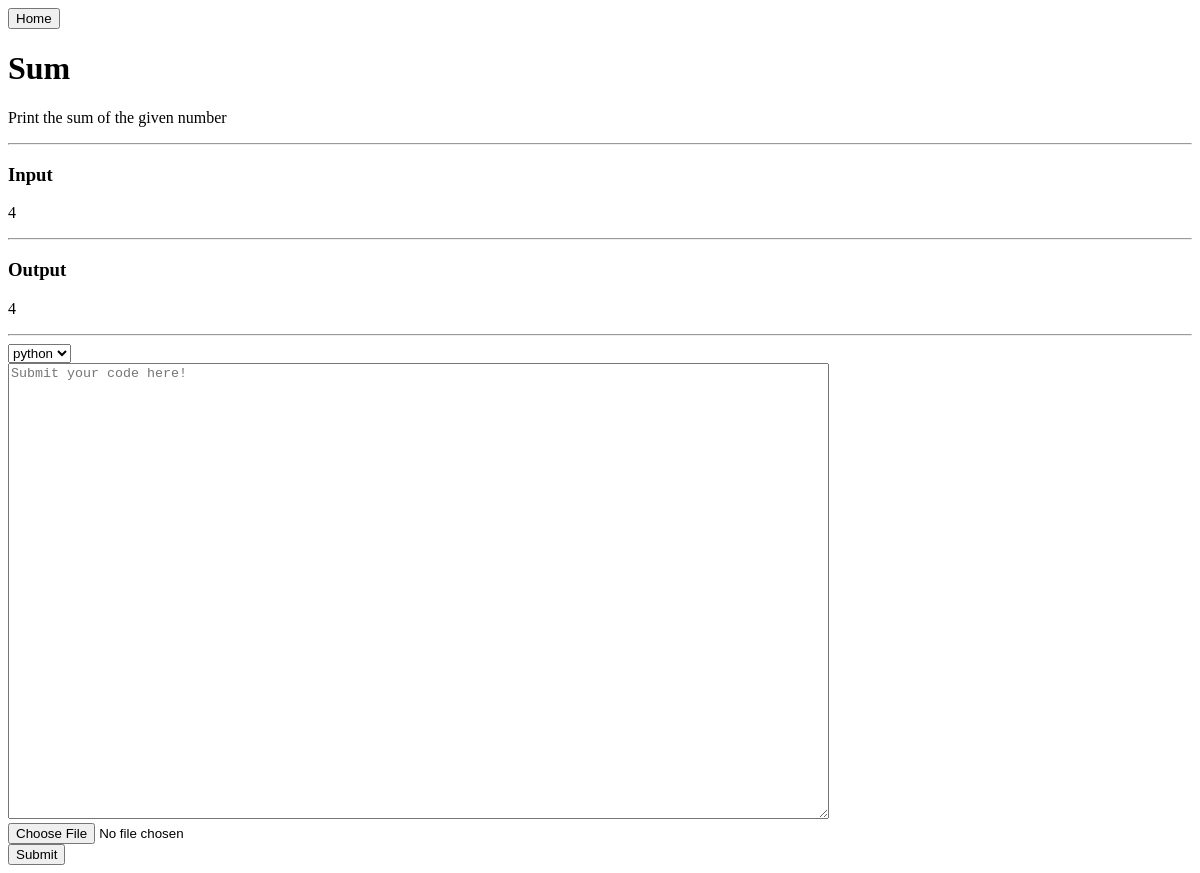
Page /home/problem/2 on the earlier database version.
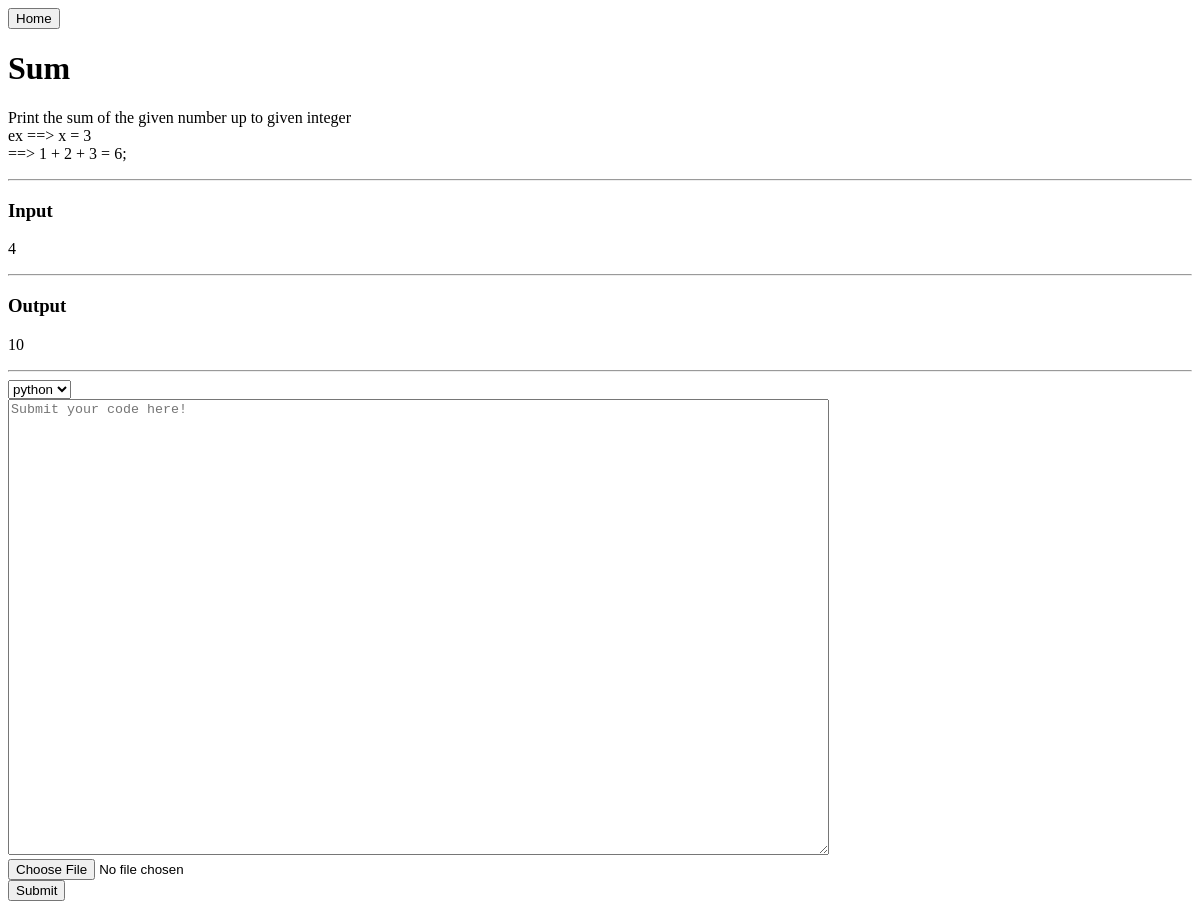
Same page on the later database version.
### homescr/models.py (models this page shows, shortened)
class Problems(models.Model):
    problem_st = models.TextField()
    problem_nm = models.CharField(max_length=50)
    problem_code = models.CharField(max_length=3)
    problem_diff = models.CharField(max_length=6)

class Testcases(models.Model):
    Problem = models.ForeignKey(Problems, on_delete=models.CASCADE)
    problem_input = models.TextField(max_length=1000)
    problem_output = models.TextField(max_length=1000)

### problempg/views.py (the view)
# urls.py: path('problem/<int:problem_id>', views.problem_page , name='problem_page')
def problem_page(request, problem_id):
    problem_detail = Problems.objects.get(id = problem_id)
    problem_testcase = Testcases.objects.get(id= problem_id)
    return render(request, 'problempg/problem_page.html',
                  {'problem_detail':problem_detail, 'problem_testcase':problem_testcase })

### templates/problempg/problem_page.html (shortened to what this page needs)
<!DOCTYPE html>
<html lang="en">
<head>
    {%load static%}
</head>
<body>
    <header>
        <span id="home_button">
            <a href="{% url 'index' %}">
            <button>
                Home
            </button>
        </a>
        </span>
        <h1 id="problem_nm">{{problem_detail.problem_nm}}</h1>
    </header>
    <main>
        <div>
            <p style="white-space: pre-line">{{problem_detail.problem_st}}</p>
        </div>
        <hr>
        <div>
            <h3>Input</h3>
            <p style="white-space: pre-line">{{problem_testcase.problem_input}}</p>
        </div>
        <hr>
        <div>
            <h3>Output</h3>
            <p style="white-space: pre-line">{{problem_testcase.problem_output}}</p>
        </div>
        <hr>
    </main>
    <footer>
        {%block content %}
        <form method="post" action="{%url 'leaderboard' problem_detail.id %}" enctype="multipart/form-data">
            <div id="language_list">
                <select name="language" >
                    <option value="python">python</option>
                </select>
            </div>
            <div>
                <textarea name="user_problem_code" id="usercode" cols="100" rows="30" placeholder="Submit your code here!"></textarea>
            </div>
            <div>
                <input type="file" name="codefile">
            </div>
            <button type="submit" name="submit">Submit</button>
        </form>
        {%endblock%}
    </footer>
</body>
</html>

Differences in the rows shown:
changed Problems "Sum": problem_st "Print the sum of the given number" → "Print the sum of the given number up to given integer ex ==> x = 3 ==> 1 + 2 + 3 = 6;"
changed Testcases: problem_output "4" → "10"
